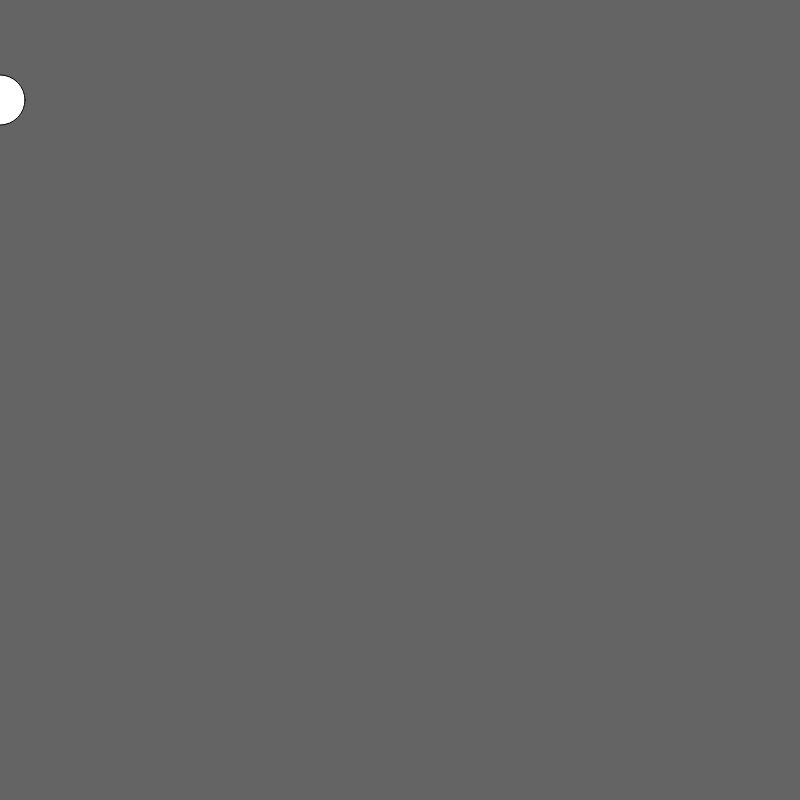
Frame 1 (no input)
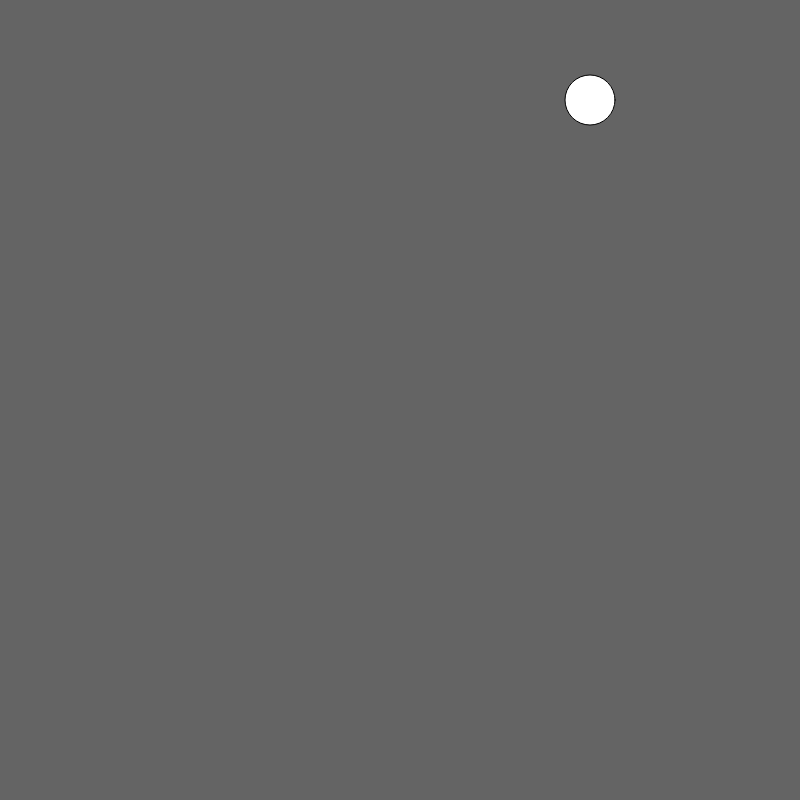
Frame 60 (no input)
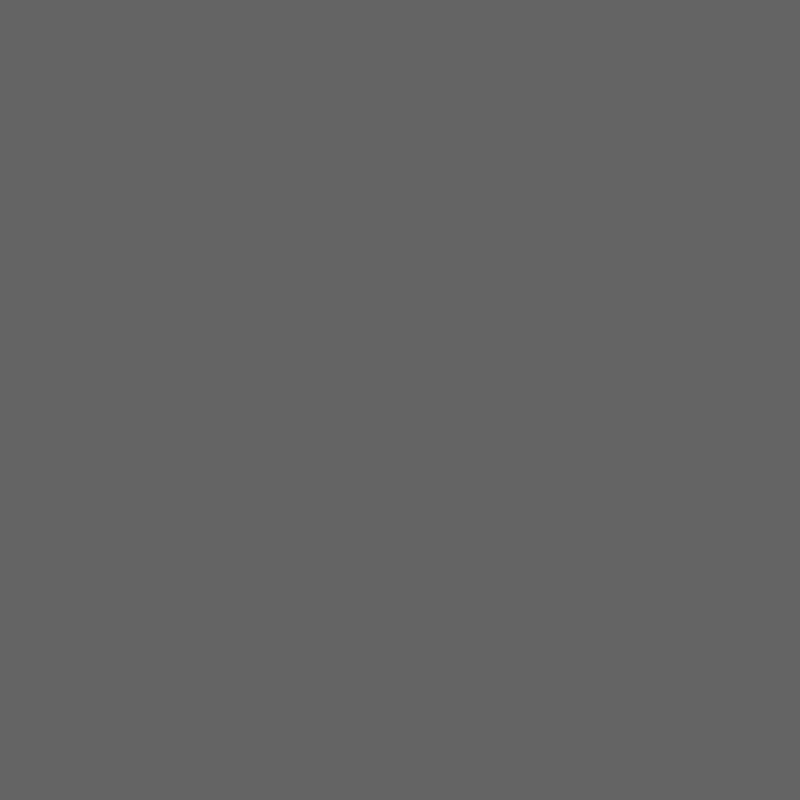
Frame 120 (the mouse pressed at the canvas centre since frame 60)

The p5.js sketch that drew these frames (run headless with seeded random() and noise() and a simulated clock; from frame 60 on, the mouse is pressed at the canvas centre):

// p5.js sketch
// ── sketch.js
var x = 0;

function setup() {
  // put setup code here
  createCanvas(800,800);
}

function draw() {
  // put drawing code here
  background(100);
  ellipse(x,100,50,50);
  x+=10;
}
